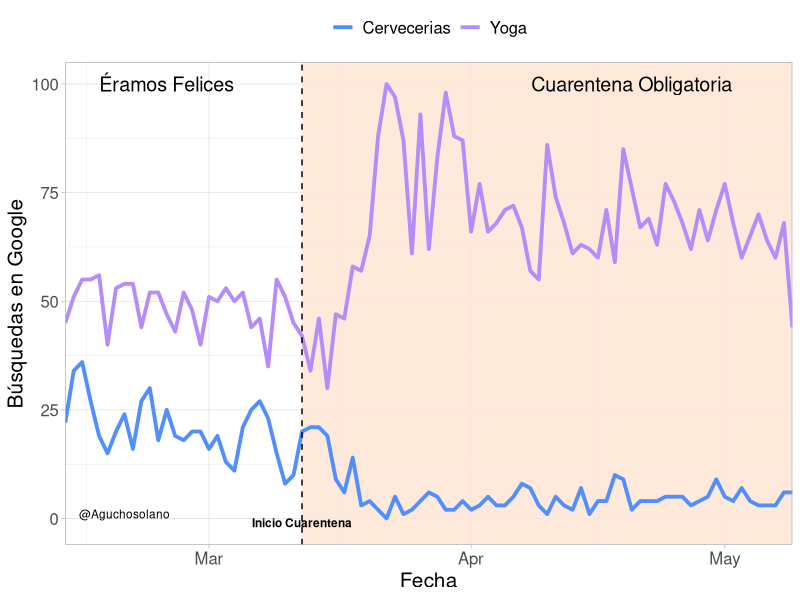
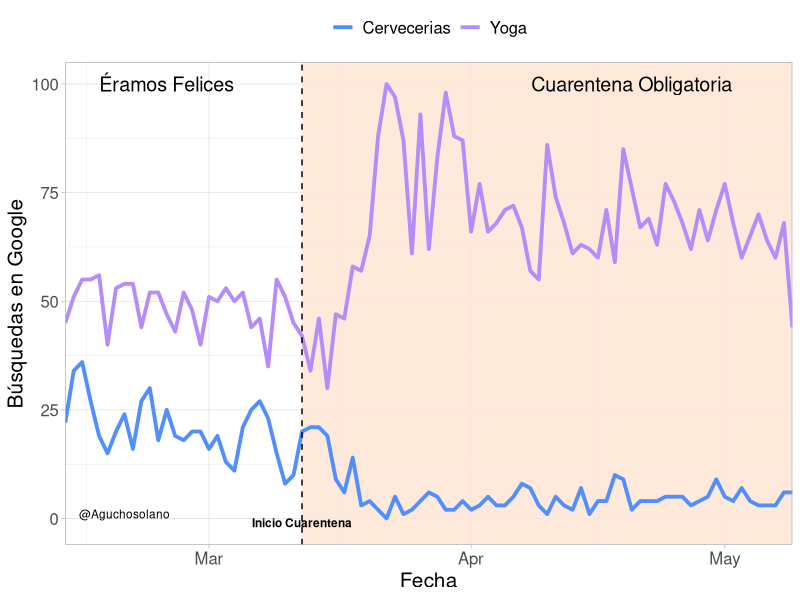

Write R code to recreate these figures, in order.
## ---- chunk 1
if("dplyr" %in% (.packages())){
          detach("package:dplyr", unload=TRUE) 
          detach("package:plyr", unload=TRUE) 
} 
library(plyr)
library(dplyr)
library(tidyr)
library(ggplot2)
## ---- chunk 2
datos = read.csv('GoogleTrends_yoga_cerveceria_90diasArge.csv',na.strings = "")
colnames(datos) = c("Dia","Yoga","Cerveceria")
str(datos)
## ---- chunk 3
datosProc = datos %>%
  mutate(Dia = as.Date(datos$Dia,format='%Y-%m-%d')) %>%
  mutate(diaSem = weekdays(Dia), mes = months(Dia), numDia = as.numeric(format(Dia,format='%d'))) %>%
  pivot_longer(cols=Yoga:Cerveceria,names_to = "Item",values_to = "Valor") 
datosProc
## ---- chunk 4

g = ggplot() +
  geom_rect(data=datosProc,aes(xmin = as.Date("2020-03-12"),xmax = as.Date("2020-05-09"),
                               ymin = -Inf, ymax = Inf),
                   fill = "mistyrose", alpha = 0.07) +   
  geom_line(data=datosProc,aes(x=Dia,y=Valor,color=Item),size=1.3) +
  scale_color_manual(labels=c("Cervecerias","Yoga"),values = c("#518EFF","#B48CFC"),
                    name = NULL) +
  geom_vline(xintercept = as.Date("2020-03-12"), linetype="dashed") +
  xlab("Fecha") + ylab("Búsquedas en Google") +
  annotate("text", x = as.Date("2020-04-20"), y = 100, label = "Cuarentena Obligatoria", size=5) +
  annotate("text", x = as.Date("2020-02-25"), y = 100, label = "Éramos Felices", size=5) +
  annotate("text", x = as.Date("2020-02-20"), y = 1, label = "@Aguchosolano", size=3) +
  annotate("text", x = as.Date("2020-03-12"), y = -1, label = "Inicio Cuarentena", size=3,
           fontface = "bold") +
  scale_x_date(expand = c(0,0)) +
  theme_light() +
  theme(legend.position="top", axis.title.y = element_text(size=15),
        legend.title = element_text(size=15),text = element_text(size=15)) 
g
## ---- chunk 5
ggsave("Dia2.png",plot=g,units = 'mm',dpi=300)
